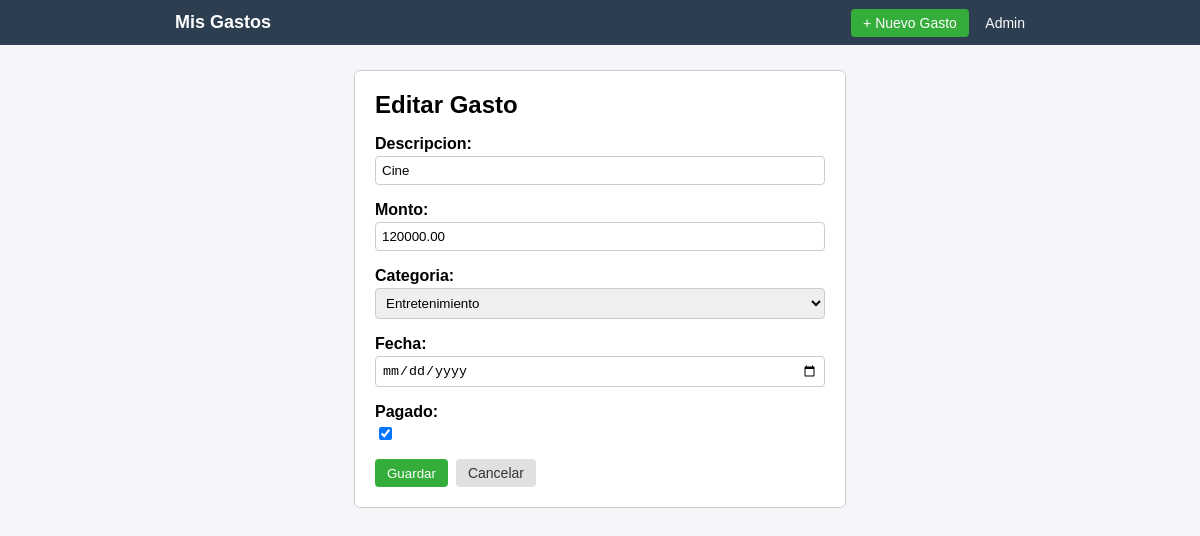
Page /gasto/9/editar/ on the committed database.
### modulo/models.py (models this page shows, shortened)
class Gasto(models.Model):
    CATEGORIAS = [
        ('ALIMENTACION', 'Alimentación'),
        ('TRANSPORTE', 'Transporte'),
        ('SERVICIOS', 'Servicios Públicos'),
        ('EDUCACION', 'Educación'),
        ('ENTRETENIMIENTO', 'Entretenimiento'),
        ('SALUD', 'Salud'),
        ('OTROS', 'Otros'),
    ]
    usuario = models.ForeignKey(User, on_delete=models.CASCADE)
    descripcion = models.CharField(max_length=200)
    monto = models.DecimalField(max_digits=10, decimal_places=2)
    categoria = models.CharField(max_length=20, choices=CATEGORIAS, default='OTROS')
    fecha = models.DateField(default=timezone.now)
    pagado = models.BooleanField(default=True)
    class Meta:
        ordering = ['-fecha']

### modulo/views.py (the view)
# urls.py: path('gasto/<int:pk>/editar/', views.editar_gasto, name='editar_gasto'),
def editar_gasto(request, pk):
    gasto = get_object_or_404(Gasto, pk=pk)
    if request.method == 'POST':
        form = GastoForm(request.POST, instance=gasto)
        if form.is_valid():
            form.save()
            messages.success(request, "Gasto actualizado con éxito.")
            return redirect('detalle_gasto', pk=gasto.pk)
    else:
        form = GastoForm(instance=gasto)
    return render(request, 'modulo/gasto_form.html', {'form': form, 'titulo': 'Editar Gasto'})

### modulo/forms.py (shortened to what this page needs)
class GastoForm(forms.ModelForm):
    class Meta:
        model = Gasto
        fields = ['descripcion', 'monto', 'categoria', 'fecha', 'pagado']
        widgets = {
            'fecha': forms.DateInput(attrs={'type': 'date'}),
        }

### modulo/templates/modulo/gasto_form.html (shortened to what this page needs)
{% extends 'modulo/base.html' %}
{% load static %}
{% block extra_css %}
    <link rel="stylesheet" href="{% static 'modulo/css/formulario.css' %}">
{% endblock %}
{% block content %}
<div class="tarjeta-form">
    <h2>{{ titulo }}</h2>
    <form method="post">
        {{ form.as_p }}
        <div class="acciones">
            <button type="submit" class="btn-guardar">Guardar</button>
            <a href="{% url 'lista_gastos' %}" class="btn-cancelar">Cancelar</a>
        </div>
    </form>
</div>
{% endblock %}

### modulo/static/modulo/css/base.css (style rules this page uses)
body { font-family: sans-serif; margin: 0; background-color: #f4f6f9; }

### modulo/static/modulo/css/formulario.css (style rules this page uses)
.tarjeta-form { background-color: white; border: 1px solid #ccc; padding: 20px; max-width: 450px; margin: 20px auto; border-radius: 6px; }
.tarjeta-form h2 { margin-top: 0; margin-bottom: 15px; }
.tarjeta-form p { margin-bottom: 10px; }
.tarjeta-form label { display: block; font-weight: bold; margin-bottom: 3px; }
.tarjeta-form input[type="text"], .tarjeta-form input[type="number"], .tarjeta-form input[type="date"], .tarjeta-form select { width: 100%; padding: 6px; box-sizing: border-box; border: 1px solid #ccc; border-radius: 4px; }
.acciones { margin-top: 15px; display: flex; gap: 8px; }
.btn-guardar { background-color: #35ad3b; color: white; border: none; padding: 6px 12px; border-radius: 4px; cursor: pointer; }
.btn-cancelar { background-color: #e0e0e0; color: #333; text-decoration: none; padding: 6px 12px; border-radius: 4px; font-size: 14px; }

### rows in the picture
Gasto: descripcion "Cine", monto "120000.00", categoria "Entretenimiento", pagado "☑"

### other values in the picture
{{ titulo }} "Editar Gasto"
